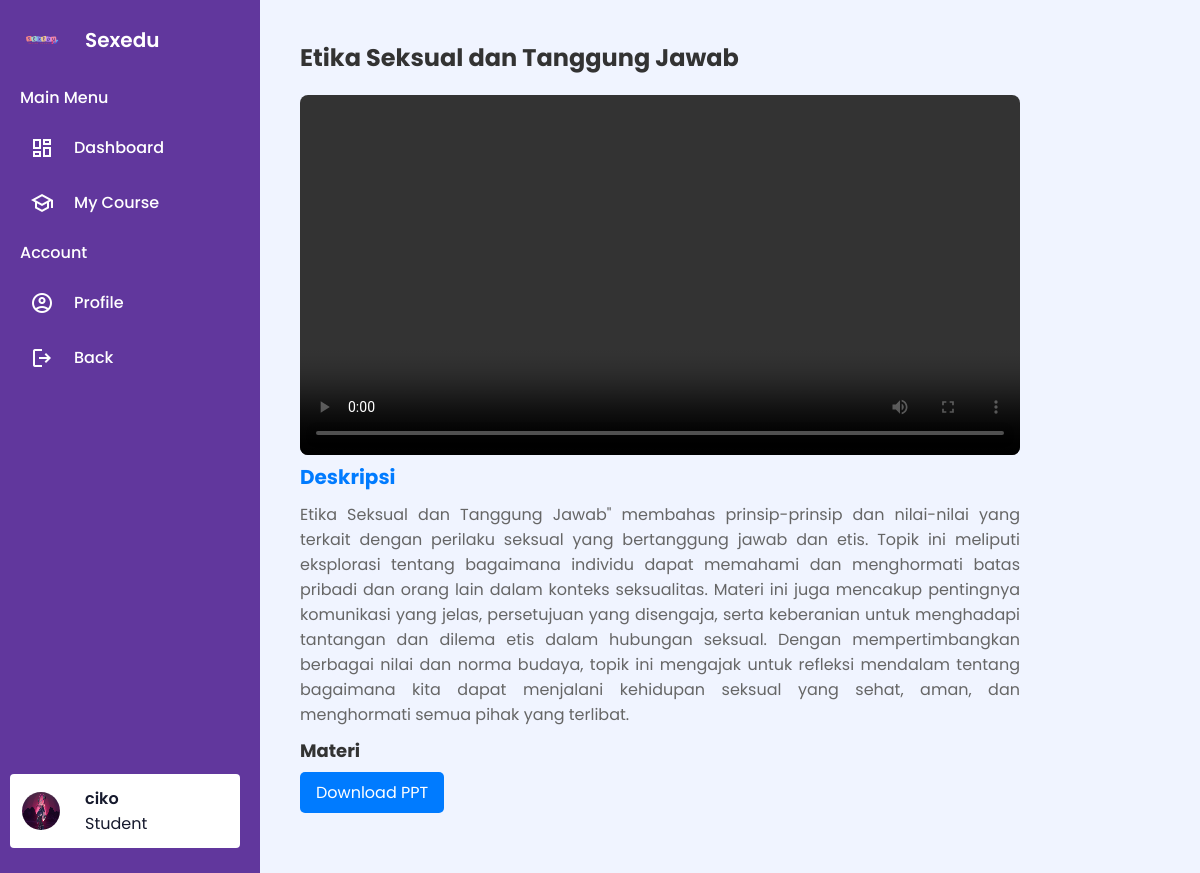
/dashboardcontent/2/ (signed in), run on the app's committed database.
### sexeduapp/models.py (models this page shows, shortened)
class Profile(models.Model):
    user = models.OneToOneField(User, on_delete=models.CASCADE)
    image = models.ImageField(default='images/user1.png', upload_to='profile_pics')

class Course(models.Model):
    name = models.CharField(max_length=255, verbose_name="Nama Kursus")
    description = models.TextField(verbose_name="Deskripsi Kursus")
    video = models.FileField(upload_to='videos/', verbose_name="Video Kursus", blank=True, null=True)
    ppt = models.FileField(upload_to='ppts/', verbose_name="PPT Kursus", blank=True, null=True)
    users = models.ManyToManyField(User, related_name='courses', verbose_name="Pengguna yang memiliki akses")

### sexeduapp/views.py (the view)
# urls.py: path('dashboardcontent/<int:course_id>/', views.dashboardcontent, name='dashboardcontent'),
@login_required
def dashboardcontent(request, course_id):
    course = get_object_or_404(Course, id=course_id) # type: ignore
    user_courses = request.user.courses.all()
    context = {
        'courses': user_courses,
        'course': course,
    }
    return render(request, 'sexeduapp/dashboardcontent.html', context)

### templates/sexeduapp/dashboardcontent.html (shortened to what this page needs)
{% load static %}
<!DOCTYPE html>
<html lang="en">
<head>
    <link rel="stylesheet" href="{% static 'css/dashboardcontent.css' %}">
    <link rel="stylesheet" href="https://unicons.iconscout.com/release/v4.0.0/css/line.css">
</head>
<body>
    <aside class="sidebar">
        <div class="sidebar-header">
            <img src="{% static 'images/logo 2 1.png' %}" alt="logo" />
            <h2>Sexedu</h2>
        </div>
        <ul class="sidebar-links">
            <h4>
            <span>Main Menu</span>
            </h4>
            <li>
            <a href="{% url 'sexeduapp:dashboardstudent' %}">
            <span class="material-symbols-outlined"> dashboard </span>Dashboard</a>
            </li>
            <li>
                <a href="{% url 'sexeduapp:dashboardcourse'  %}"><span class="material-symbols-outlined"> School </span>My Course</a>
            </li>
            <h4>
            <span>Account</span>
            </h4>
            <li>
            <a href="{% url 'sexeduapp:profile' %}"><span class="material-symbols-outlined"> account_circle </span>Profile</a>
            </li>
            <li>
            <a href="{% url 'sexeduapp:index' %}"><span class="material-symbols-outlined"> logout </span>Back</a>
            </li>
        </ul>
        <div class="user-account">
            <div class="user-profile">
            {% if user.profile.image %}
            <img src="{{ user.profile.image.url }}" alt="Profile Image" >
            {% else %}
            <img src="{% static 'images/user1.png' %}" alt="Profile Image">
            {% endif %}
            <div class="user-detail">
            <h3>{{ user.username }}</h3>
            {% if user.is_superuser %}
                        Admin
                    {% else %}
                        Student
                    {% endif %}
            </div>
        </div>
        </div>
    </aside>
    <div class="container">
        <div class="course-item">
            <div class="text-start">
                <h2>{{ course.name }}</h2>
            </div>
            <div class="course-video">
                {% if course.video %}
                <video controls>
                    <source src="{{ course.video.url }}" type="video/mp4">
                </video>
                {% endif %}
            </div>
            <div class="course-description">
                <h3>Deskripsi</h3>
                <p>{{ course.description }}</p>
            </div>
            {% if course.ppt %}
            <div class="course-material">
                <h3>Materi</h3>
                <a href="{{ course.ppt.url }}" download>Download PPT</a>
            </div>
            {% endif %}
        </div>
    </div>
</body>
</html>

### static/css/dashboardcontent.css (style rules this page uses)
* { margin: 0; padding: 0; box-sizing: border-box; font-family: "Poppins", sans-serif; }
body { min-height: 100vh; background: #F0F4FF; }
.sidebar { position: fixed; top: 0; left: 0; height: 100%; width: 85px; display: flex; overflow-x: hidden; flex-direction: column; background: #61379D; padding: 25px 20px; transition: all 0.4s ease; }
.sidebar .sidebar-header { display: flex; align-items: center; }
.sidebar .sidebar-header img { width: 42px; border-radius: 50%; }
.sidebar .sidebar-header h2 { color: #fff; font-size: 1.25rem; font-weight: 600; white-space: nowrap; margin-left: 23px; }
.sidebar-links h4 { color: #fff; font-weight: 500; white-space: nowrap; margin: 10px 0; position: relative; }
.sidebar-links h4 span { opacity: 0; }
.sidebar-links { list-style: none; margin-top: 20px; height: 80%; overflow-y: auto; scrollbar-width: none; }
.sidebar-links li a { display: flex; align-items: center; gap: 0 20px; color: #fff; font-weight: 500; white-space: nowrap; padding: 15px 10px; text-decoration: none; transition: 0.2s ease; }
.user-account { margin-top: auto; padding: 12px 10px; margin-left: -10px; }
.user-profile { display: flex; align-items: center; color: #161a2d; }
.user-profile img { width: 42px; height: 42px; border-radius: 50%; border: 2px solid #fff; }
.user-profile h3 { font-size: 1rem; font-weight: 600; }
.user-detail { margin-left: 23px; white-space: nowrap; }
.container { max-width: 800px; margin: 0 auto; padding: 20px; margin-left: 160px; }
.course-item { padding: 20px; margin-bottom: 20px; }
.course-item h2 { font-size: 24px; color: #333333; margin-bottom: 10px; }
.course-video video { width: 100%; height: auto; border-radius: 8px; margin-top: 10px; }
.course-description h3 { font-size: 20px; color: #007bff; margin-bottom: 10px; }
.course-description p { font-size: 16px; color: #666666; text-align: justify; }
.course-material { margin-top: 10px; }
.course-material h3 { font-size: 18px; color: #333333; margin-bottom: 8px; }
.course-material a { display: inline-block; background-color: #007bff; color: #ffffff; padding: 8px 16px; text-decoration: none; border-radius: 5px; transition: background-color 0.3s ease; }

### data on the page
Course: name "Etika Seksual dan Tanggung Jawab", description "Etika Seksual dan Tanggung Jawab\" membahas prinsip-prinsip dan nilai-nilai yang terkait dengan perilaku seksual yang bertanggung jawab dan etis. Topik ini meliputi eksplorasi tentang bagaimana individu dapat memahami dan menghormati batas pribadi dan orang lain dalam konteks seksualitas. Materi ini juga mencakup pentingnya komunikasi yang jelas, persetujuan yang disengaja, serta keberanian untuk menghadapi tantangan dan dilema etis dalam hubungan seksual. Dengan mempertimbangkan berbagai nilai dan norma budaya, topik ini mengajak untuk refleksi mendalam tentang bagaimana kita dapat menjalani kehidupan seksual yang sehat, aman, dan menghormati semua pihak yang terlibat."

### other printed values
{{ user.username }} "ciko"
